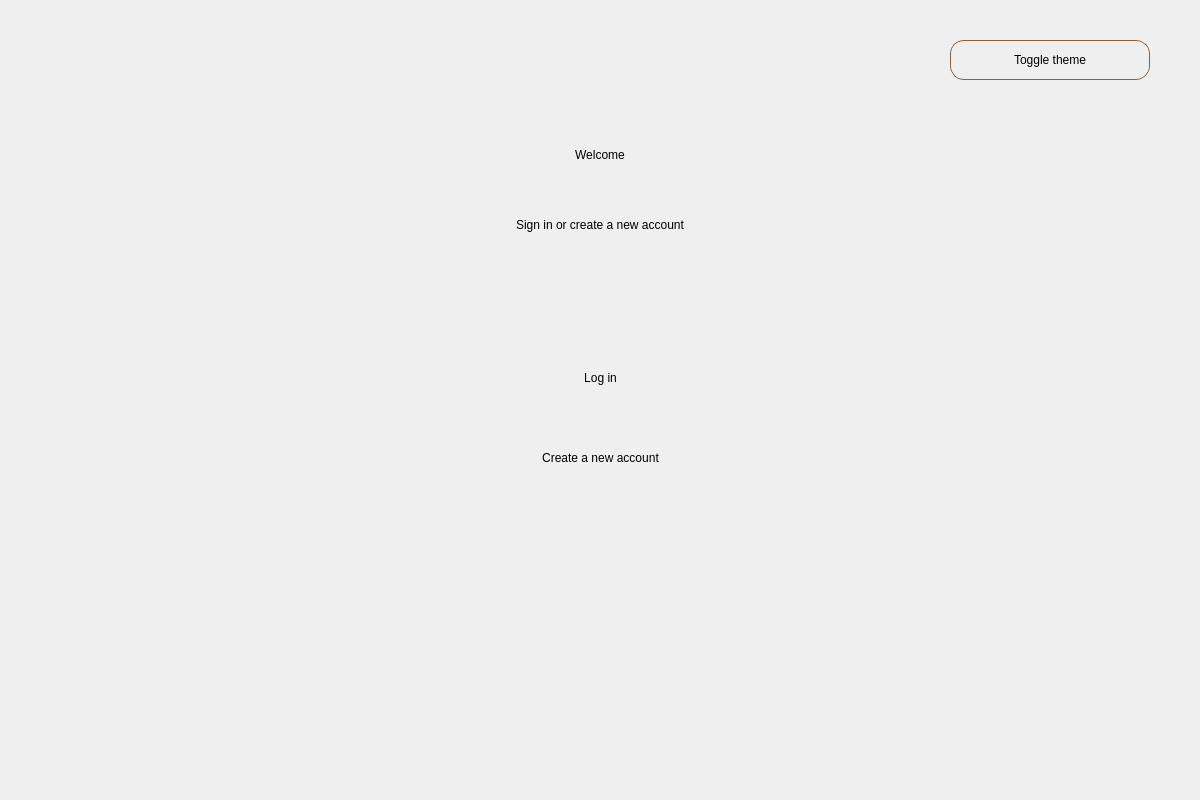
<?xml version="1.0" encoding="UTF-8"?>
<ui version="4.0">
 <class>Dialog</class>
 <widget class="QDialog" name="Dialog">
  <property name="geometry">
   <rect>
    <x>0</x>
    <y>0</y>
    <width>1200</width>
    <height>800</height>
   </rect>
  </property>
  <property name="windowTitle">
   <string>Dialog</string>
  </property>

  <widget class="QWidget" name="bgwidget" native="true">
   <property name="geometry">
    <rect>
     <x>0</x>
     <y>0</y>
     <width>1201</width>
     <height>801</height>
    </rect>
   </property>

   <property name="styleSheet">
    <string notr="true">
QWidget#bgwidget[theme="light"] {
    background-color: qlineargradient(spread:pad,
                                      x1:0, y1:0,
                                      x2:1, y2:1,
                                      stop:0 #DCC7AA,
                                      stop:1 #FFFFFF);
}

QWidget#bgwidget[theme="dark"] {
    background-color: qlineargradient(spread:pad,
                                      x1:0, y1:0,
                                      x2:1, y2:1,
                                      stop:0 #8B5E3C,
                                      stop:1 #F5F1E6);
}

QWidget#bgwidget QLabel {
    font: 11pt "Segoe UI";
}
QWidget#bgwidget[theme="light"] QLabel {
    color: #3A2A20;
}
QWidget#bgwidget[theme="dark"] QLabel {
    color: #F5F1E6;
}

QWidget#bgwidget QLabel#label {
    font: 700 40pt "Segoe UI";
}
QWidget#bgwidget QLabel#label_2 {
    font: 18pt "Segoe UI";
}

QWidget#bgwidget QPushButton {
    border-radius: 22px;
    font: 600 14pt "Segoe UI";
    padding: 10px 12px;
    border: none;
}

QWidget#bgwidget[theme="light"] QPushButton {
    background-color: qlineargradient(spread:pad,
                                      x1:0, y1:0,
                                      x2:1, y2:0,
                                      stop:0 #C97B5A,
                                      stop:1 #B06345);
    color: #FFFFFF;
}
QWidget#bgwidget[theme="light"] QPushButton:hover {
    background-color: qlineargradient(spread:pad,
                                      x1:0, y1:0,
                                      x2:1, y2:0,
                                      stop:0 #D18764,
                                      stop:1 #BD6D4F);
}
QWidget#bgwidget[theme="light"] QPushButton:pressed {
    background-color: qlineargradient(spread:pad,
                                      x1:0, y1:0,
                                      x2:1, y2:0,
                                      stop:0 #A3573C,
                                      stop:1 #8B4731);
}

QWidget#bgwidget[theme="dark"] QPushButton {
    background-color: qlineargradient(spread:pad,
                                      x1:0, y1:0,
                                      x2:1, y2:0,
                                      stop:0 #8B5E3C,
                                      stop:1 #F5F1E6);
    color: #8B5E3C;
}
QWidget#bgwidget[theme="dark"] QPushButton:hover {
    background-color: qlineargradient(spread:pad,
                                      x1:0, y1:0,
                                      x2:1, y2:0,
                                      stop:0 #9C6B45,
                                      stop:1 #F5F1E6);
}
QWidget#bgwidget[theme="dark"] QPushButton:pressed {
    background-color: qlineargradient(spread:pad,
                                      x1:0, y1:0,
                                      x2:1, y2:0,
                                      stop:0 #754B30,
                                      stop:1 #E4D7C1);
}

QWidget#bgwidget QPushButton#themeToggle {
    font: 12pt "Segoe UI";
    padding: 6px 12px;
    border-radius: 14px;
    border: 1px solid #8B5E3C;
}

QWidget#bgwidget[theme="light"] QPushButton#themeToggle {
    color: #8B5E3C;
    background-color: rgba(255, 255, 255, 150);
}
QWidget#bgwidget[theme="light"] QPushButton#themeToggle:hover {
    background-color: rgba(255, 255, 255, 200);
}

QWidget#bgwidget[theme="dark"] QPushButton#themeToggle {
    color: #F5F1E6;
    border: 1px solid #F5F1E6;
    background-color: rgba(0, 0, 0, 40);
}
QWidget#bgwidget[theme="dark"] QPushButton#themeToggle:hover {
    background-color: rgba(0, 0, 0, 80);
}
    </string>
   </property>

   <!-- CENTERED TITLE -->
   <widget class="QLabel" name="label">
    <property name="geometry">
     <rect>
      <x>350</x>
      <y>120</y>
      <width>500</width>
      <height>70</height>
     </rect>
    </property>
    <property name="alignment">
     <set>Qt::AlignCenter</set>
    </property>
    <property name="text">
     <string>Welcome</string>
    </property>
   </widget>

   <!-- CENTERED SUBTEXT -->
   <widget class="QLabel" name="label_2">
    <property name="geometry">
     <rect>
      <x>350</x>
      <y>200</y>
      <width>500</width>
      <height>50</height>
     </rect>
    </property>
    <property name="alignment">
     <set>Qt::AlignCenter</set>
    </property>
    <property name="text">
     <string>Sign in or create a new account</string>
    </property>
   </widget>

   <!-- CENTERED LOGIN BUTTON -->
   <widget class="QPushButton" name="login">
    <property name="geometry">
     <rect>
      <x>430</x>
      <y>350</y>
      <width>341</width>
      <height>55</height>
     </rect>
    </property>
    <property name="text">
     <string>Log in</string>
    </property>
   </widget>

   <!-- CENTERED CREATE BUTTON -->
   <widget class="QPushButton" name="create">
    <property name="geometry">
     <rect>
      <x>430</x>
      <y>430</y>
      <width>341</width>
      <height>55</height>
     </rect>
    </property>
    <property name="text">
     <string>Create a new account</string>
    </property>
   </widget>

   <!-- BETTER THEME TOGGLE BUTTON -->
   <widget class="QPushButton" name="themeToggle">
    <property name="geometry">
     <rect>
      <x>950</x>
      <y>40</y>
      <width>200</width>
      <height>40</height>
     </rect>
    </property>
    <property name="text">
     <string>Toggle theme</string>
    </property>
   </widget>

   <widget class="QLabel" name="messageLabel">
 <property name="geometry">
  <rect>
   <x>430</x>
   <y>260</y>
   <width>391</width>
   <height>41</height>
  </rect>
 </property>
 <property name="text">
  <string></string>
 </property>
 <property name="alignment">
  <set>Qt::AlignCenter</set>
 </property>
 <property name="styleSheet">
  <string notr="true">font: 12pt "Segoe UI"; color: #C97B5A;</string>
 </property>
</widget>

  </widget>
 </widget>
 <resources/>
 <connections/>
</ui>
